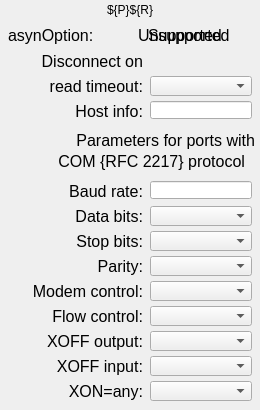
<?xml version="1.0" ?>
<ui version="4.0">
  <class>Dialog</class>
  <widget class="PyDMFrame" name="screen">
    <property name="geometry">
      <rect>
        <x>405</x>
        <y>149</y>
        <width>260</width>
        <height>410</height>
      </rect>
    </property>
    <property name="minimumSize">
      <size>
        <width>260</width>
        <height>410</height>
      </size>
    </property>
    <property name="styleSheet">
      <string notr="true">PyDMFrame#screen {
  color: rgb(0, 0, 0);
  background-color: rgb(187, 187, 187);
  }</string>
    </property>
    <property name="windowTitle">
      <string>asynIPPortSetup</string>
    </property>
    <layout class="QGridLayout" name="gridLayout" columnstretch="3,2,3,5,2,8,10,10,20,10,45,20,5,5,2,88,7,3,4,3,5" rowstretch="2,16,7,20,6,20,5,20,5,18,2,9,20,1,20,10,18,2,5,20,5,20,5,20,5,20,5,20,5,20,5,20,5,20,9">
      <property name="leftMargin">
        <number>0</number>
      </property>
      <property name="topMargin">
        <number>0</number>
      </property>
      <property name="rightMargin">
        <number>0</number>
      </property>
      <property name="bottomMargin">
        <number>0</number>
      </property>
      <property name="horizontalSpacing">
        <number>0</number>
      </property>
      <property name="verticalSpacing">
        <number>0</number>
      </property>
      <item row="1" column="0" colspan="21">
        <widget class="PyDMDrawingRectangle" name="rectangle">
          <property name="geometry">
            <rect>
              <x>0</x>
              <y>2</y>
              <width>260</width>
              <height>16</height>
            </rect>
          </property>
          <property name="sizePolicy">
            <sizepolicy hsizetype="Ignored" vsizetype="Ignored">
              <horstretch>0</horstretch>
              <verstretch>0</verstretch>
            </sizepolicy>
          </property>
          <property name="brush" stdset="0">
            <brush brushstyle="SolidPattern">
              <color alpha="255">
                <red>218</red>
                <green>218</green>
                <blue>218</blue>
              </color>
            </brush>
          </property>
          <property name="penStyle" stdset="0">
            <enum>Qt::SolidLine</enum>
          </property>
          <property name="penColor" stdset="0">
            <color>
              <red>218</red>
              <green>218</green>
              <blue>218</blue>
            </color>
          </property>
          <property name="penWidth" stdset="0">
            <double>0</double>
          </property>
          <property name="penCapStyle" stdset="0">
            <enum>Qt::FlatCap</enum>
          </property>
          <property name="toolTip">
            <string>rectangle</string>
          </property>
        </widget>
      </item>
      <item row="1" column="0" colspan="21">
        <widget class="QLabel" name="text">
          <property name="geometry">
            <rect>
              <x>0</x>
              <y>2</y>
              <width>260</width>
              <height>16</height>
            </rect>
          </property>
          <property name="sizePolicy">
            <sizepolicy hsizetype="Ignored" vsizetype="Ignored">
              <horstretch>0</horstretch>
              <verstretch>0</verstretch>
            </sizepolicy>
          </property>
          <property name="text">
            <string>${P}${R}</string>
          </property>
          <property name="font">
            <font>
              <pointsize>9</pointsize>
            </font>
          </property>
          <property name="brush" stdset="0">
            <brush brushstyle="SolidPattern">
              <color alpha="255">
                <red>0</red>
                <green>0</green>
                <blue>0</blue>
              </color>
            </brush>
          </property>
          <property name="toolTip">
            <string>text</string>
          </property>
          <property name="alignment">
            <set>Qt::AlignCenter</set>
          </property>
          <property name="styleSheet">
            <string notr="true">QLabel#text {
  color: rgb(0, 0, 0);
  }</string>
          </property>
        </widget>
      </item>
      <item row="3" column="14" colspan="2">
        <widget class="PyDMLabel" name="text_1">
          <property name="geometry">
            <rect>
              <x>148</x>
              <y>25</y>
              <width>90</width>
              <height>20</height>
            </rect>
          </property>
          <property name="sizePolicy">
            <sizepolicy hsizetype="Ignored" vsizetype="Ignored">
              <horstretch>0</horstretch>
              <verstretch>0</verstretch>
            </sizepolicy>
          </property>
          <property name="text">
            <string>Supported</string>
          </property>
          <property name="font">
            <font>
              <pointsize>12</pointsize>
            </font>
          </property>
          <property name="brush" stdset="0">
            <brush brushstyle="SolidPattern">
              <color alpha="255">
                <red>51</red>
                <green>153</green>
                <blue>0</blue>
              </color>
            </brush>
          </property>
          <property name="rules" stdset="0">
            <string>[{&quot;name&quot;: &quot;visibility&quot;, &quot;property&quot;: &quot;Visible&quot;, &quot;channels&quot;: [{&quot;channel&quot;: &quot;ca://${P}${R}.OPTIONIV&quot;, &quot;trigger&quot;: true, &quot;use_enum&quot;: false}], &quot;expression&quot;: &quot;ch[0]!=0&quot;}]</string>
          </property>
          <property name="toolTip">
            <string>text_1</string>
          </property>
          <property name="alignment">
            <set>Qt::AlignLeading|Qt::AlignLeft|Qt::AlignVCenter</set>
          </property>
          <property name="styleSheet">
            <string notr="true">PyDMLabel#text_1 {
  color: rgb(51, 153, 0);
  }</string>
          </property>
        </widget>
      </item>
      <item row="3" column="12" colspan="6">
        <widget class="PyDMLabel" name="text_2">
          <property name="geometry">
            <rect>
              <x>138</x>
              <y>25</y>
              <width>110</width>
              <height>20</height>
            </rect>
          </property>
          <property name="sizePolicy">
            <sizepolicy hsizetype="Ignored" vsizetype="Ignored">
              <horstretch>0</horstretch>
              <verstretch>0</verstretch>
            </sizepolicy>
          </property>
          <property name="text">
            <string>Unsupported</string>
          </property>
          <property name="font">
            <font>
              <pointsize>12</pointsize>
            </font>
          </property>
          <property name="brush" stdset="0">
            <brush brushstyle="SolidPattern">
              <color alpha="255">
                <red>222</red>
                <green>19</green>
                <blue>9</blue>
              </color>
            </brush>
          </property>
          <property name="rules" stdset="0">
            <string>[{&quot;name&quot;: &quot;visibility&quot;, &quot;property&quot;: &quot;Visible&quot;, &quot;channels&quot;: [{&quot;channel&quot;: &quot;ca://${P}${R}.OPTIONIV&quot;, &quot;trigger&quot;: true, &quot;use_enum&quot;: false}], &quot;expression&quot;: &quot;ch[0]==0&quot;}]</string>
          </property>
          <property name="toolTip">
            <string>text_2</string>
          </property>
          <property name="alignment">
            <set>Qt::AlignLeading|Qt::AlignLeft|Qt::AlignVCenter</set>
          </property>
          <property name="styleSheet">
            <string notr="true">PyDMLabel#text_2 {
  color: rgb(222, 19, 9);
  }</string>
          </property>
        </widget>
      </item>
      <item row="3" column="3" colspan="8">
        <widget class="QLabel" name="text_3">
          <property name="geometry">
            <rect>
              <x>8</x>
              <y>25</y>
              <width>110</width>
              <height>20</height>
            </rect>
          </property>
          <property name="sizePolicy">
            <sizepolicy hsizetype="Ignored" vsizetype="Ignored">
              <horstretch>0</horstretch>
              <verstretch>0</verstretch>
            </sizepolicy>
          </property>
          <property name="text">
            <string>asynOption:</string>
          </property>
          <property name="font">
            <font>
              <pointsize>12</pointsize>
            </font>
          </property>
          <property name="brush" stdset="0">
            <brush brushstyle="SolidPattern">
              <color alpha="255">
                <red>0</red>
                <green>0</green>
                <blue>0</blue>
              </color>
            </brush>
          </property>
          <property name="toolTip">
            <string>text_3</string>
          </property>
          <property name="alignment">
            <set>Qt::AlignLeading|Qt::AlignLeft|Qt::AlignVCenter</set>
          </property>
          <property name="styleSheet">
            <string notr="true">QLabel#text_3 {
  color: rgb(0, 0, 0);
  }</string>
          </property>
        </widget>
      </item>
      <item row="5" column="4" colspan="9">
        <widget class="QLabel" name="text_4">
          <property name="geometry">
            <rect>
              <x>13</x>
              <y>51</y>
              <width>130</width>
              <height>20</height>
            </rect>
          </property>
          <property name="sizePolicy">
            <sizepolicy hsizetype="Ignored" vsizetype="Ignored">
              <horstretch>0</horstretch>
              <verstretch>0</verstretch>
            </sizepolicy>
          </property>
          <property name="text">
            <string>Disconnect on</string>
          </property>
          <property name="font">
            <font>
              <pointsize>12</pointsize>
            </font>
          </property>
          <property name="brush" stdset="0">
            <brush brushstyle="SolidPattern">
              <color alpha="255">
                <red>0</red>
                <green>0</green>
                <blue>0</blue>
              </color>
            </brush>
          </property>
          <property name="toolTip">
            <string>text_4</string>
          </property>
          <property name="alignment">
            <set>Qt::AlignRight|Qt::AlignTrailing|Qt::AlignVCenter</set>
          </property>
          <property name="styleSheet">
            <string notr="true">QLabel#text_4 {
  color: rgb(0, 0, 0);
  }</string>
          </property>
        </widget>
      </item>
      <item row="7" column="4" colspan="9">
        <widget class="QLabel" name="text_5">
          <property name="geometry">
            <rect>
              <x>13</x>
              <y>76</y>
              <width>130</width>
              <height>20</height>
            </rect>
          </property>
          <property name="sizePolicy">
            <sizepolicy hsizetype="Ignored" vsizetype="Ignored">
              <horstretch>0</horstretch>
              <verstretch>0</verstretch>
            </sizepolicy>
          </property>
          <property name="text">
            <string>read timeout:</string>
          </property>
          <property name="font">
            <font>
              <pointsize>12</pointsize>
            </font>
          </property>
          <property name="brush" stdset="0">
            <brush brushstyle="SolidPattern">
              <color alpha="255">
                <red>0</red>
                <green>0</green>
                <blue>0</blue>
              </color>
            </brush>
          </property>
          <property name="toolTip">
            <string>text_5</string>
          </property>
          <property name="alignment">
            <set>Qt::AlignRight|Qt::AlignTrailing|Qt::AlignVCenter</set>
          </property>
          <property name="styleSheet">
            <string notr="true">QLabel#text_5 {
  color: rgb(0, 0, 0);
  }</string>
          </property>
        </widget>
      </item>
      <item row="9" column="8" rowspan="2" colspan="5">
        <widget class="QLabel" name="text_6">
          <property name="geometry">
            <rect>
              <x>43</x>
              <y>101</y>
              <width>100</width>
              <height>20</height>
            </rect>
          </property>
          <property name="sizePolicy">
            <sizepolicy hsizetype="Ignored" vsizetype="Ignored">
              <horstretch>0</horstretch>
              <verstretch>0</verstretch>
            </sizepolicy>
          </property>
          <property name="text">
            <string>Host info:</string>
          </property>
          <property name="font">
            <font>
              <pointsize>12</pointsize>
            </font>
          </property>
          <property name="brush" stdset="0">
            <brush brushstyle="SolidPattern">
              <color alpha="255">
                <red>0</red>
                <green>0</green>
                <blue>0</blue>
              </color>
            </brush>
          </property>
          <property name="toolTip">
            <string>text_6</string>
          </property>
          <property name="alignment">
            <set>Qt::AlignRight|Qt::AlignTrailing|Qt::AlignVCenter</set>
          </property>
          <property name="styleSheet">
            <string notr="true">QLabel#text_6 {
  color: rgb(0, 0, 0);
  }</string>
          </property>
        </widget>
      </item>
      <item row="9" column="15" colspan="4">
        <widget class="PyDMLineEdit" name="text_entry">
          <property name="geometry">
            <rect>
              <x>150</x>
              <y>101</y>
              <width>102</width>
              <height>18</height>
            </rect>
          </property>
          <property name="sizePolicy">
            <sizepolicy hsizetype="Ignored" vsizetype="Ignored">
              <horstretch>0</horstretch>
              <verstretch>0</verstretch>
            </sizepolicy>
          </property>
          <property name="channel" stdset="0">
            <string>ca://${P}${R}.HOSTINFO</string>
          </property>
          <property name="toolTip">
            <string>${P}${R}.HOSTINFO</string>
          </property>
          <property name="displayFormat" stdset="0">
            <enum>PyDMLineEdit::String</enum>
          </property>
          <property name="font">
            <font>
              <pointsize>10</pointsize>
            </font>
          </property>
          <property name="styleSheet">
            <string notr="true">PyDMLineEdit#text_entry {
  color: rgb(0, 0, 0);
  background-color: rgb(115, 223, 255);
  border: 1px solid black;
  margin: 0px;
  padding: 0px;
  spacing: 0px;
  }</string>
          </property>
        </widget>
      </item>
      <item row="7" column="15" colspan="4">
        <widget class="PyDMEnumComboBox" name="menu">
          <property name="geometry">
            <rect>
              <x>150</x>
              <y>76</y>
              <width>102</width>
              <height>20</height>
            </rect>
          </property>
          <property name="sizePolicy">
            <sizepolicy hsizetype="Ignored" vsizetype="Ignored">
              <horstretch>0</horstretch>
              <verstretch>0</verstretch>
            </sizepolicy>
          </property>
          <property name="toolTip">
            <string>${P}${R}.DRTO</string>
          </property>
          <property name="channel" stdset="0">
            <string>ca://${P}${R}.DRTO</string>
          </property>
          <property name="font">
            <font>
              <pointsize>12</pointsize>
            </font>
          </property>
          <property name="styleSheet">
            <string notr="true">PyDMEnumComboBox#menu {
  color: rgb(0, 0, 0);
  background-color: rgb(115, 223, 255);
  }</string>
          </property>
        </widget>
      </item>
      <item row="19" column="8" colspan="5">
        <widget class="QLabel" name="text_7">
          <property name="geometry">
            <rect>
              <x>43</x>
              <y>206</y>
              <width>100</width>
              <height>20</height>
            </rect>
          </property>
          <property name="sizePolicy">
            <sizepolicy hsizetype="Ignored" vsizetype="Ignored">
              <horstretch>0</horstretch>
              <verstretch>0</verstretch>
            </sizepolicy>
          </property>
          <property name="text">
            <string>Data bits:</string>
          </property>
          <property name="font">
            <font>
              <pointsize>12</pointsize>
            </font>
          </property>
          <property name="brush" stdset="0">
            <brush brushstyle="SolidPattern">
              <color alpha="255">
                <red>0</red>
                <green>0</green>
                <blue>0</blue>
              </color>
            </brush>
          </property>
          <property name="toolTip">
            <string>text_7</string>
          </property>
          <property name="alignment">
            <set>Qt::AlignRight|Qt::AlignTrailing|Qt::AlignVCenter</set>
          </property>
          <property name="styleSheet">
            <string notr="true">QLabel#text_7 {
  color: rgb(0, 0, 0);
  }</string>
          </property>
        </widget>
      </item>
      <item row="21" column="8" colspan="5">
        <widget class="QLabel" name="text_8">
          <property name="geometry">
            <rect>
              <x>43</x>
              <y>231</y>
              <width>100</width>
              <height>20</height>
            </rect>
          </property>
          <property name="sizePolicy">
            <sizepolicy hsizetype="Ignored" vsizetype="Ignored">
              <horstretch>0</horstretch>
              <verstretch>0</verstretch>
            </sizepolicy>
          </property>
          <property name="text">
            <string>Stop bits:</string>
          </property>
          <property name="font">
            <font>
              <pointsize>12</pointsize>
            </font>
          </property>
          <property name="brush" stdset="0">
            <brush brushstyle="SolidPattern">
              <color alpha="255">
                <red>0</red>
                <green>0</green>
                <blue>0</blue>
              </color>
            </brush>
          </property>
          <property name="toolTip">
            <string>text_8</string>
          </property>
          <property name="alignment">
            <set>Qt::AlignRight|Qt::AlignTrailing|Qt::AlignVCenter</set>
          </property>
          <property name="styleSheet">
            <string notr="true">QLabel#text_8 {
  color: rgb(0, 0, 0);
  }</string>
          </property>
        </widget>
      </item>
      <item row="25" column="1" colspan="12">
        <widget class="QLabel" name="text_9">
          <property name="geometry">
            <rect>
              <x>3</x>
              <y>281</y>
              <width>140</width>
              <height>20</height>
            </rect>
          </property>
          <property name="sizePolicy">
            <sizepolicy hsizetype="Ignored" vsizetype="Ignored">
              <horstretch>0</horstretch>
              <verstretch>0</verstretch>
            </sizepolicy>
          </property>
          <property name="text">
            <string>Modem control:</string>
          </property>
          <property name="font">
            <font>
              <pointsize>12</pointsize>
            </font>
          </property>
          <property name="brush" stdset="0">
            <brush brushstyle="SolidPattern">
              <color alpha="255">
                <red>0</red>
                <green>0</green>
                <blue>0</blue>
              </color>
            </brush>
          </property>
          <property name="toolTip">
            <string>text_9</string>
          </property>
          <property name="alignment">
            <set>Qt::AlignRight|Qt::AlignTrailing|Qt::AlignVCenter</set>
          </property>
          <property name="styleSheet">
            <string notr="true">QLabel#text_9 {
  color: rgb(0, 0, 0);
  }</string>
          </property>
        </widget>
      </item>
      <item row="23" column="10" colspan="3">
        <widget class="QLabel" name="text_10">
          <property name="geometry">
            <rect>
              <x>73</x>
              <y>256</y>
              <width>70</width>
              <height>20</height>
            </rect>
          </property>
          <property name="sizePolicy">
            <sizepolicy hsizetype="Ignored" vsizetype="Ignored">
              <horstretch>0</horstretch>
              <verstretch>0</verstretch>
            </sizepolicy>
          </property>
          <property name="text">
            <string>Parity:</string>
          </property>
          <property name="font">
            <font>
              <pointsize>12</pointsize>
            </font>
          </property>
          <property name="brush" stdset="0">
            <brush brushstyle="SolidPattern">
              <color alpha="255">
                <red>0</red>
                <green>0</green>
                <blue>0</blue>
              </color>
            </brush>
          </property>
          <property name="toolTip">
            <string>text_10</string>
          </property>
          <property name="alignment">
            <set>Qt::AlignRight|Qt::AlignTrailing|Qt::AlignVCenter</set>
          </property>
          <property name="styleSheet">
            <string notr="true">QLabel#text_10 {
  color: rgb(0, 0, 0);
  }</string>
          </property>
        </widget>
      </item>
      <item row="19" column="15" colspan="4">
        <widget class="PyDMEnumComboBox" name="menu_1">
          <property name="geometry">
            <rect>
              <x>150</x>
              <y>206</y>
              <width>102</width>
              <height>20</height>
            </rect>
          </property>
          <property name="sizePolicy">
            <sizepolicy hsizetype="Ignored" vsizetype="Ignored">
              <horstretch>0</horstretch>
              <verstretch>0</verstretch>
            </sizepolicy>
          </property>
          <property name="toolTip">
            <string>${P}${R}.DBIT</string>
          </property>
          <property name="channel" stdset="0">
            <string>ca://${P}${R}.DBIT</string>
          </property>
          <property name="font">
            <font>
              <pointsize>12</pointsize>
            </font>
          </property>
          <property name="styleSheet">
            <string notr="true">PyDMEnumComboBox#menu_1 {
  color: rgb(0, 0, 0);
  background-color: rgb(115, 223, 255);
  }</string>
          </property>
        </widget>
      </item>
      <item row="21" column="15" colspan="4">
        <widget class="PyDMEnumComboBox" name="menu_2">
          <property name="geometry">
            <rect>
              <x>150</x>
              <y>231</y>
              <width>102</width>
              <height>20</height>
            </rect>
          </property>
          <property name="sizePolicy">
            <sizepolicy hsizetype="Ignored" vsizetype="Ignored">
              <horstretch>0</horstretch>
              <verstretch>0</verstretch>
            </sizepolicy>
          </property>
          <property name="toolTip">
            <string>${P}${R}.SBIT</string>
          </property>
          <property name="channel" stdset="0">
            <string>ca://${P}${R}.SBIT</string>
          </property>
          <property name="font">
            <font>
              <pointsize>12</pointsize>
            </font>
          </property>
          <property name="styleSheet">
            <string notr="true">PyDMEnumComboBox#menu_2 {
  color: rgb(0, 0, 0);
  background-color: rgb(115, 223, 255);
  }</string>
          </property>
        </widget>
      </item>
      <item row="23" column="15" colspan="4">
        <widget class="PyDMEnumComboBox" name="menu_3">
          <property name="geometry">
            <rect>
              <x>150</x>
              <y>256</y>
              <width>102</width>
              <height>20</height>
            </rect>
          </property>
          <property name="sizePolicy">
            <sizepolicy hsizetype="Ignored" vsizetype="Ignored">
              <horstretch>0</horstretch>
              <verstretch>0</verstretch>
            </sizepolicy>
          </property>
          <property name="toolTip">
            <string>${P}${R}.PRTY</string>
          </property>
          <property name="channel" stdset="0">
            <string>ca://${P}${R}.PRTY</string>
          </property>
          <property name="font">
            <font>
              <pointsize>12</pointsize>
            </font>
          </property>
          <property name="styleSheet">
            <string notr="true">PyDMEnumComboBox#menu_3 {
  color: rgb(0, 0, 0);
  background-color: rgb(115, 223, 255);
  }</string>
          </property>
        </widget>
      </item>
      <item row="25" column="15" colspan="4">
        <widget class="PyDMEnumComboBox" name="menu_4">
          <property name="geometry">
            <rect>
              <x>150</x>
              <y>281</y>
              <width>102</width>
              <height>20</height>
            </rect>
          </property>
          <property name="sizePolicy">
            <sizepolicy hsizetype="Ignored" vsizetype="Ignored">
              <horstretch>0</horstretch>
              <verstretch>0</verstretch>
            </sizepolicy>
          </property>
          <property name="toolTip">
            <string>${P}${R}.MCTL</string>
          </property>
          <property name="channel" stdset="0">
            <string>ca://${P}${R}.MCTL</string>
          </property>
          <property name="font">
            <font>
              <pointsize>12</pointsize>
            </font>
          </property>
          <property name="styleSheet">
            <string notr="true">PyDMEnumComboBox#menu_4 {
  color: rgb(0, 0, 0);
  background-color: rgb(115, 223, 255);
  }</string>
          </property>
        </widget>
      </item>
      <item row="27" column="4" colspan="9">
        <widget class="QLabel" name="text_11">
          <property name="geometry">
            <rect>
              <x>13</x>
              <y>306</y>
              <width>130</width>
              <height>20</height>
            </rect>
          </property>
          <property name="sizePolicy">
            <sizepolicy hsizetype="Ignored" vsizetype="Ignored">
              <horstretch>0</horstretch>
              <verstretch>0</verstretch>
            </sizepolicy>
          </property>
          <property name="text">
            <string>Flow control:</string>
          </property>
          <property name="font">
            <font>
              <pointsize>12</pointsize>
            </font>
          </property>
          <property name="brush" stdset="0">
            <brush brushstyle="SolidPattern">
              <color alpha="255">
                <red>0</red>
                <green>0</green>
                <blue>0</blue>
              </color>
            </brush>
          </property>
          <property name="toolTip">
            <string>text_11</string>
          </property>
          <property name="alignment">
            <set>Qt::AlignRight|Qt::AlignTrailing|Qt::AlignVCenter</set>
          </property>
          <property name="styleSheet">
            <string notr="true">QLabel#text_11 {
  color: rgb(0, 0, 0);
  }</string>
          </property>
        </widget>
      </item>
      <item row="27" column="15" colspan="4">
        <widget class="PyDMEnumComboBox" name="menu_5">
          <property name="geometry">
            <rect>
              <x>150</x>
              <y>306</y>
              <width>102</width>
              <height>20</height>
            </rect>
          </property>
          <property name="sizePolicy">
            <sizepolicy hsizetype="Ignored" vsizetype="Ignored">
              <horstretch>0</horstretch>
              <verstretch>0</verstretch>
            </sizepolicy>
          </property>
          <property name="toolTip">
            <string>${P}${R}.FCTL</string>
          </property>
          <property name="channel" stdset="0">
            <string>ca://${P}${R}.FCTL</string>
          </property>
          <property name="font">
            <font>
              <pointsize>12</pointsize>
            </font>
          </property>
          <property name="styleSheet">
            <string notr="true">PyDMEnumComboBox#menu_5 {
  color: rgb(0, 0, 0);
  background-color: rgb(115, 223, 255);
  }</string>
          </property>
        </widget>
      </item>
      <item row="29" column="6" colspan="7">
        <widget class="QLabel" name="text_12">
          <property name="geometry">
            <rect>
              <x>23</x>
              <y>331</y>
              <width>120</width>
              <height>20</height>
            </rect>
          </property>
          <property name="sizePolicy">
            <sizepolicy hsizetype="Ignored" vsizetype="Ignored">
              <horstretch>0</horstretch>
              <verstretch>0</verstretch>
            </sizepolicy>
          </property>
          <property name="text">
            <string>XOFF output:</string>
          </property>
          <property name="font">
            <font>
              <pointsize>12</pointsize>
            </font>
          </property>
          <property name="brush" stdset="0">
            <brush brushstyle="SolidPattern">
              <color alpha="255">
                <red>0</red>
                <green>0</green>
                <blue>0</blue>
              </color>
            </brush>
          </property>
          <property name="toolTip">
            <string>text_12</string>
          </property>
          <property name="alignment">
            <set>Qt::AlignRight|Qt::AlignTrailing|Qt::AlignVCenter</set>
          </property>
          <property name="styleSheet">
            <string notr="true">QLabel#text_12 {
  color: rgb(0, 0, 0);
  }</string>
          </property>
        </widget>
      </item>
      <item row="29" column="15" colspan="4">
        <widget class="PyDMEnumComboBox" name="menu_6">
          <property name="geometry">
            <rect>
              <x>150</x>
              <y>331</y>
              <width>102</width>
              <height>20</height>
            </rect>
          </property>
          <property name="sizePolicy">
            <sizepolicy hsizetype="Ignored" vsizetype="Ignored">
              <horstretch>0</horstretch>
              <verstretch>0</verstretch>
            </sizepolicy>
          </property>
          <property name="toolTip">
            <string>${P}${R}.IXON</string>
          </property>
          <property name="channel" stdset="0">
            <string>ca://${P}${R}.IXON</string>
          </property>
          <property name="font">
            <font>
              <pointsize>12</pointsize>
            </font>
          </property>
          <property name="styleSheet">
            <string notr="true">PyDMEnumComboBox#menu_6 {
  color: rgb(0, 0, 0);
  background-color: rgb(115, 223, 255);
  }</string>
          </property>
        </widget>
      </item>
      <item row="31" column="7" colspan="6">
        <widget class="QLabel" name="text_13">
          <property name="geometry">
            <rect>
              <x>33</x>
              <y>356</y>
              <width>110</width>
              <height>20</height>
            </rect>
          </property>
          <property name="sizePolicy">
            <sizepolicy hsizetype="Ignored" vsizetype="Ignored">
              <horstretch>0</horstretch>
              <verstretch>0</verstretch>
            </sizepolicy>
          </property>
          <property name="text">
            <string>XOFF input:</string>
          </property>
          <property name="font">
            <font>
              <pointsize>12</pointsize>
            </font>
          </property>
          <property name="brush" stdset="0">
            <brush brushstyle="SolidPattern">
              <color alpha="255">
                <red>0</red>
                <green>0</green>
                <blue>0</blue>
              </color>
            </brush>
          </property>
          <property name="toolTip">
            <string>text_13</string>
          </property>
          <property name="alignment">
            <set>Qt::AlignRight|Qt::AlignTrailing|Qt::AlignVCenter</set>
          </property>
          <property name="styleSheet">
            <string notr="true">QLabel#text_13 {
  color: rgb(0, 0, 0);
  }</string>
          </property>
        </widget>
      </item>
      <item row="31" column="15" colspan="4">
        <widget class="PyDMEnumComboBox" name="menu_7">
          <property name="geometry">
            <rect>
              <x>150</x>
              <y>356</y>
              <width>102</width>
              <height>20</height>
            </rect>
          </property>
          <property name="sizePolicy">
            <sizepolicy hsizetype="Ignored" vsizetype="Ignored">
              <horstretch>0</horstretch>
              <verstretch>0</verstretch>
            </sizepolicy>
          </property>
          <property name="toolTip">
            <string>${P}${R}.IXOFF</string>
          </property>
          <property name="channel" stdset="0">
            <string>ca://${P}${R}.IXOFF</string>
          </property>
          <property name="font">
            <font>
              <pointsize>12</pointsize>
            </font>
          </property>
          <property name="styleSheet">
            <string notr="true">PyDMEnumComboBox#menu_7 {
  color: rgb(0, 0, 0);
  background-color: rgb(115, 223, 255);
  }</string>
          </property>
        </widget>
      </item>
      <item row="33" column="9" colspan="4">
        <widget class="QLabel" name="text_14">
          <property name="geometry">
            <rect>
              <x>63</x>
              <y>381</y>
              <width>80</width>
              <height>20</height>
            </rect>
          </property>
          <property name="sizePolicy">
            <sizepolicy hsizetype="Ignored" vsizetype="Ignored">
              <horstretch>0</horstretch>
              <verstretch>0</verstretch>
            </sizepolicy>
          </property>
          <property name="text">
            <string>XON=any:</string>
          </property>
          <property name="font">
            <font>
              <pointsize>12</pointsize>
            </font>
          </property>
          <property name="brush" stdset="0">
            <brush brushstyle="SolidPattern">
              <color alpha="255">
                <red>0</red>
                <green>0</green>
                <blue>0</blue>
              </color>
            </brush>
          </property>
          <property name="toolTip">
            <string>text_14</string>
          </property>
          <property name="alignment">
            <set>Qt::AlignRight|Qt::AlignTrailing|Qt::AlignVCenter</set>
          </property>
          <property name="styleSheet">
            <string notr="true">QLabel#text_14 {
  color: rgb(0, 0, 0);
  }</string>
          </property>
        </widget>
      </item>
      <item row="33" column="15" colspan="4">
        <widget class="PyDMEnumComboBox" name="menu_8">
          <property name="geometry">
            <rect>
              <x>150</x>
              <y>381</y>
              <width>102</width>
              <height>20</height>
            </rect>
          </property>
          <property name="sizePolicy">
            <sizepolicy hsizetype="Ignored" vsizetype="Ignored">
              <horstretch>0</horstretch>
              <verstretch>0</verstretch>
            </sizepolicy>
          </property>
          <property name="toolTip">
            <string>${P}${R}.IXANY</string>
          </property>
          <property name="channel" stdset="0">
            <string>ca://${P}${R}.IXANY</string>
          </property>
          <property name="font">
            <font>
              <pointsize>12</pointsize>
            </font>
          </property>
          <property name="styleSheet">
            <string notr="true">PyDMEnumComboBox#menu_8 {
  color: rgb(0, 0, 0);
  background-color: rgb(115, 223, 255);
  }</string>
          </property>
        </widget>
      </item>
      <item row="16" column="8" rowspan="2" colspan="5">
        <widget class="QLabel" name="text_15">
          <property name="geometry">
            <rect>
              <x>43</x>
              <y>181</y>
              <width>100</width>
              <height>20</height>
            </rect>
          </property>
          <property name="sizePolicy">
            <sizepolicy hsizetype="Ignored" vsizetype="Ignored">
              <horstretch>0</horstretch>
              <verstretch>0</verstretch>
            </sizepolicy>
          </property>
          <property name="text">
            <string>Baud rate:</string>
          </property>
          <property name="font">
            <font>
              <pointsize>12</pointsize>
            </font>
          </property>
          <property name="brush" stdset="0">
            <brush brushstyle="SolidPattern">
              <color alpha="255">
                <red>0</red>
                <green>0</green>
                <blue>0</blue>
              </color>
            </brush>
          </property>
          <property name="toolTip">
            <string>text_15</string>
          </property>
          <property name="alignment">
            <set>Qt::AlignRight|Qt::AlignTrailing|Qt::AlignVCenter</set>
          </property>
          <property name="styleSheet">
            <string notr="true">QLabel#text_15 {
  color: rgb(0, 0, 0);
  }</string>
          </property>
        </widget>
      </item>
      <item row="16" column="15" colspan="4">
        <widget class="PyDMLineEdit" name="text_entry_1">
          <property name="geometry">
            <rect>
              <x>150</x>
              <y>181</y>
              <width>102</width>
              <height>18</height>
            </rect>
          </property>
          <property name="sizePolicy">
            <sizepolicy hsizetype="Ignored" vsizetype="Ignored">
              <horstretch>0</horstretch>
              <verstretch>0</verstretch>
            </sizepolicy>
          </property>
          <property name="channel" stdset="0">
            <string>ca://${P}${R}.LBAUD</string>
          </property>
          <property name="toolTip">
            <string>${P}${R}.LBAUD</string>
          </property>
          <property name="font">
            <font>
              <pointsize>10</pointsize>
            </font>
          </property>
          <property name="styleSheet">
            <string notr="true">PyDMLineEdit#text_entry_1 {
  color: rgb(0, 0, 0);
  background-color: rgb(115, 223, 255);
  border: 1px solid black;
  margin: 0px;
  padding: 0px;
  spacing: 0px;
  }</string>
          </property>
        </widget>
      </item>
      <item row="14" column="5" colspan="12">
        <widget class="QLabel" name="text_16">
          <property name="geometry">
            <rect>
              <x>15</x>
              <y>151</y>
              <width>230</width>
              <height>20</height>
            </rect>
          </property>
          <property name="sizePolicy">
            <sizepolicy hsizetype="Ignored" vsizetype="Ignored">
              <horstretch>0</horstretch>
              <verstretch>0</verstretch>
            </sizepolicy>
          </property>
          <property name="text">
            <string>COM {RFC 2217} protocol</string>
          </property>
          <property name="font">
            <font>
              <pointsize>12</pointsize>
            </font>
          </property>
          <property name="brush" stdset="0">
            <brush brushstyle="SolidPattern">
              <color alpha="255">
                <red>0</red>
                <green>0</green>
                <blue>0</blue>
              </color>
            </brush>
          </property>
          <property name="toolTip">
            <string>text_16</string>
          </property>
          <property name="alignment">
            <set>Qt::AlignRight|Qt::AlignTrailing|Qt::AlignVCenter</set>
          </property>
          <property name="styleSheet">
            <string notr="true">QLabel#text_16 {
  color: rgb(0, 0, 0);
  }</string>
          </property>
        </widget>
      </item>
      <item row="12" column="2" colspan="18">
        <widget class="QLabel" name="text_17">
          <property name="geometry">
            <rect>
              <x>5</x>
              <y>130</y>
              <width>250</width>
              <height>20</height>
            </rect>
          </property>
          <property name="sizePolicy">
            <sizepolicy hsizetype="Ignored" vsizetype="Ignored">
              <horstretch>0</horstretch>
              <verstretch>0</verstretch>
            </sizepolicy>
          </property>
          <property name="text">
            <string>Parameters for ports with</string>
          </property>
          <property name="font">
            <font>
              <pointsize>12</pointsize>
            </font>
          </property>
          <property name="brush" stdset="0">
            <brush brushstyle="SolidPattern">
              <color alpha="255">
                <red>0</red>
                <green>0</green>
                <blue>0</blue>
              </color>
            </brush>
          </property>
          <property name="toolTip">
            <string>text_17</string>
          </property>
          <property name="alignment">
            <set>Qt::AlignRight|Qt::AlignTrailing|Qt::AlignVCenter</set>
          </property>
          <property name="styleSheet">
            <string notr="true">QLabel#text_17 {
  color: rgb(0, 0, 0);
  }</string>
          </property>
        </widget>
      </item>
    </layout>
    <zorder>rectangle</zorder>
    <zorder>text</zorder>
    <zorder>text_1</zorder>
    <zorder>text_2</zorder>
    <zorder>text_3</zorder>
    <zorder>text_4</zorder>
    <zorder>text_5</zorder>
    <zorder>text_6</zorder>
    <zorder>text_entry</zorder>
    <zorder>menu</zorder>
    <zorder>text_7</zorder>
    <zorder>text_8</zorder>
    <zorder>text_9</zorder>
    <zorder>text_10</zorder>
    <zorder>menu_1</zorder>
    <zorder>menu_2</zorder>
    <zorder>menu_3</zorder>
    <zorder>menu_4</zorder>
    <zorder>text_11</zorder>
    <zorder>menu_5</zorder>
    <zorder>text_12</zorder>
    <zorder>menu_6</zorder>
    <zorder>text_13</zorder>
    <zorder>menu_7</zorder>
    <zorder>text_14</zorder>
    <zorder>menu_8</zorder>
    <zorder>text_15</zorder>
    <zorder>text_entry_1</zorder>
    <zorder>text_16</zorder>
    <zorder>text_17</zorder>
  </widget>
  <customwidgets>
    <customwidget>
      <class>PyDMDrawingRectangle</class>
      <extends>QWidget</extends>
      <header>pydm.widgets.drawing</header>
    </customwidget>
    <customwidget>
      <class>PyDMLabel</class>
      <extends>QLabel</extends>
      <header>pydm.widgets.label</header>
    </customwidget>
    <customwidget>
      <class>PyDMLineEdit</class>
      <extends>QLineEdit</extends>
      <header>pydm.widgets.line_edit</header>
    </customwidget>
    <customwidget>
      <class>PyDMEnumComboBox</class>
      <extends>QComboBox</extends>
      <header>pydm.widgets.enum_combo_box</header>
    </customwidget>
    <customwidget>
      <class>PyDMFrame</class>
      <extends>QFrame</extends>
      <header>pydm.widgets.frame</header>
    </customwidget>
  </customwidgets>
</ui>
